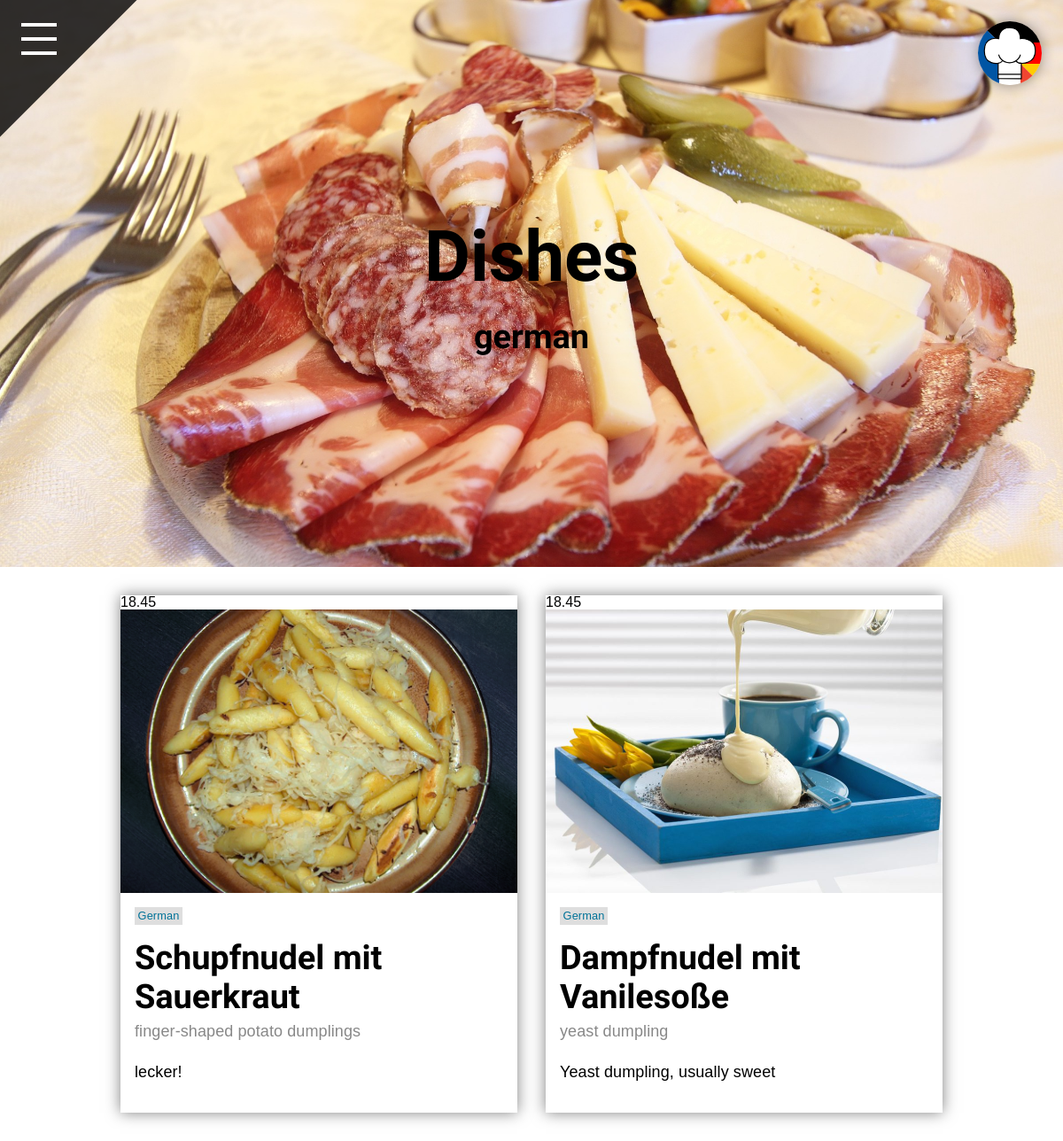
Page /dish_overview.php?category=german on the committed database.
### tables this page shows
create table meal_category(
	id_meal int unsigned not null,
	id_category int unsigned auto_increment not null,
	constraint id_meal_ foreign key (id_meal) references Meal(id),
	constraint id_category_ foreign key (id_category) references category(id),
	PRIMARY KEY (id_meal, id_category)
);

CREATE TABLE Meal (
	id INT(6) UNSIGNED AUTO_INCREMENT PRIMARY KEY,
	name VARCHAR(30) NOT NULL,
	trans varchar(30) not null,
	description VARCHAR(30) NOT NULL,
	image VARCHAR(50),
	price double not null
	
);

create table category(
	id int(6) UNSIGNED AUTO_INCREMENT primary key,
	name varchar(30) not null unique
);

### src/dish_overview.php (the view, shortened to what this page needs)
<?php
  include('./includes/database.php');
  include('./includes/header.php');
$category = $_GET['category'];
echo '
    <main class="menu-site">
	<section class="hero" style="background-image:url(./images/region/charcuterie.jpg)">
  <h1>Dishes</h1>
  <h2>' . $category . '</h2>
</section>
<div class="menu-container">';
  $sql = 'SELECT * FROM meal m INNER JOIN meal_category mc on m.id = mc.id_meal INNER JOIN category c on mc.id_category = c.id WHERE c.name = "' . $category . '"';
  if($meals = $db->query($sql)) {
    foreach ($meals as $meal) {
      $sql = 'SELECT name FROM category c INNER JOIN meal_category mc ON c.id = mc.id_category WHERE mc.id_meal = ' . $meal["id_meal"];
        echo '
        <section class="menu-item">
          <div class="price">' . $meal['price'] . '</div>
          <a class="top-image" style="background-image:url(' . $meal['image'] . ')"></a>
          <div class="categories">
            <ul>';
            if($categories = $db->query($sql)) {
              foreach ($categories as $cat) {
                echo '<li><a href="./dish_overview.php?category=' . $cat['name'] . '">' . $cat['name'] . '</a></li>';
              }
            }
        echo'
            </ul>
          </div>
          <h2 class="title">'. $meal[1] . '</h2>
          <p class="translation">'. $meal['trans'] . '</p>
          <p class="description">'. $meal['description'] . '</p>
        </section>
        ';
      }
    } else {
       echo '<section><h3>Nothing Found</h3></section>';
  }
  ?>
	</div>
    </main>
<?php
    include('./includes/footer.php');
    ?>

### src/includes/header.php (shortened to what this page needs)
<!DOCTYPE html>
<html lang="en">
<head>
    <link rel="stylesheet" href="<?php echo '//' . $_SERVER['HTTP_HOST'] . '/css/main.css';?>">
</head>
<body>
  <header <?php if(HOME_SITE){echo 'class="home"';}?> id="js_header">
    <div class="menu" id="menu">
      <div class="background"></div>
      <div class="nav-button" id="button">
        <div class="ham"></div>
      </div>
    </div>
    <div class="logo">
    </div>
  </header>

### src/includes/footer.php (shortened to what this page needs)
</body>
</html>

### src/css/3_basics/body.css (style rules this page uses)
body { -webkit-text-size-adjust: 100%; color: #000000; font-family: 'Linotype-Univers', sans-serif; font-size: 16px; -webkit-font-smoothing: antialiased; font-weight: 400; line-height: 1; background-color: #ffffff; }
* { box-sizing: border-box; }
body, html { height: auto; min-height: 100%; }
:root { font-size: 100%; }

### src/css/3_basics/links.css (style rules this page uses)
a { color: #007298; text-decoration: none; outline: 0; cursor: pointer; }

### src/css/3_basics/lists.css (style rules this page uses)
ul, ol { font-size: 1rem; font-size: 1.125rem; line-height: 1.5rem; letter-spacing: 0.00625rem; padding-left: 1.25rem; }
ul li, ol li { line-height: 1.6; }

### src/css/3_basics/selection.css (style rules this page uses)
body { -webkit-tap-highlight-color: rgba(0, 0, 0, 0.6); }

### src/css/3_basics/typography.css (style rules this page uses)
h1, h2, h3, h4, h5, h6, .substitle1, .substitle2, .body1, .body2, .button, .caption, .overline { padding: 0.2em 0; margin: 0; line-height: 1; font-family: 'Noto Serif'; }
h1 { font-size: 2.75rem; line-height: 3.375rem; font-weight: 600; font-family: 'Staatliches'; letter-spacing: -0.01875rem; }
h2 { font-size: 2.375rem; line-height: 2.75rem; font-weight: 600; font-family: 'Staatliches'; letter-spacing: -0.00625rem; }
p { font-size: 1rem; font-weight: 400; font-size: 1.125rem; line-height: 1.5rem; letter-spacing: 0.00625rem; line-height: 1.9; margin: 0 0 0.5rem; }

### src/css/4_elements/header.css (style rules this page uses)
header .logo { position: fixed; height: 4.5rem; width: 4.5rem; right: 1.5rem; top: 1.5rem; overflow: hidden; border-radius: 50%; box-shadow: 0 0 1rem rgba(0, 0, 0, 0.4); cursor: pointer; z-index: 2000; }
header .logo svg { height: 100%; width: 100%; }

### src/css/4_elements/navigation.css (style rules this page uses)
.menu { position: fixed; width: 4rem; height: 4rem; padding: 1rem; color: #ffffff; -webkit-transition: all 0.3s ease-in-out; transition: all 0.3s ease-in-out; z-index: 1000; }
.menu .background { position: absolute; top: -100vmax; left: -50vmax; z-index: 1000; width: 200%; height: 300vmax; background: rgba(0, 0, 0, 0.8); -webkit-transform: rotate(45deg); transform: rotate(45deg); }
.nav-button { position: absolute; top: 1.25rem; left: 1.25rem; -webkit-box-align: center; -ms-flex-align: center; align-items: center; -webkit-box-pack: center; -ms-flex-pack: center; justify-content: center; z-index: 1020; display: -webkit-box; display: -ms-flexbox; display: flex; width: 3rem; height: 3rem; background: transparent; cursor: pointer; }
.ham { position: relative; width: 2.5rem; height: 0.25rem; background: #ffffff; -webkit-transition: all 0.3s ease-in-out; transition: all 0.3s ease-in-out; }
.ham::before, .ham::after { position: absolute; left: 0; width: 2.5rem; height: 0.25rem; content: ""; background: #ffffff; -webkit-transform-origin: center center; transform-origin: center center; -webkit-transition: all 0.3s ease-in-out; transition: all 0.3s ease-in-out; }
.ham::before { top: -1rem; }
.ham::after { top: 1rem; }

### src/css/5_sections/hero.css (style rules this page uses)
section.hero { background: green; height: 40rem; width: 100%; background-size: cover; background-position: center center; flex-direction: column; display: flex; justify-content: center; align-items: center; }
.hero h1 { font-size: 5rem; line-height: 1.1; text-align: center; padding: 1rem; }

### src/css/6_sites/dish-overview.css (style rules this page uses)
.menu-container { margin: 0 auto; max-width: 60rem; width: 100%; display: flex; flex-wrap: wrap; }
.menu-item { margin: 2rem 1rem; box-shadow: 0 0 1rem rgb(0,0,0,0.5); padding: 0 0 1rem 0; width: calc(50% - 3rem); min-width: 20rem; flex-grow: 1; }
.menu-item .top-image { height: 20rem; width: 100%; display: block; background-size: cover; background-position: center center; }
.menu-item .categories { padding: 0.725rem; }
.menu-item .categories ul { display: flex; list-style: none; padding: 0; margin: 0; flex-wrap: wrap; }
.menu-item .categories li { padding: 0.25rem; height: 1.25rem; font-size: 0.8rem; margin: 0.125; line-height: 1; margin: 0.25rem; background: #dedede; }
.menu-item .title { padding: 0 1rem; }
.menu-item .description { padding: 0.25rem 1rem; }
.menu-item .translation { padding: 0 1rem; color: #888; }

### rows in the picture
meal_category: id_meal.price "18.45", id_meal.image (picture), id_meal.name "Schupfnudel mit Sauerkraut", id_meal.trans "finger-shaped potato dumplings", id_meal.description "lecker!"
category: name "German"
meal_category: id_meal.price "18.45", id_meal.image (picture), id_meal.name "Dampfnudel mit Vanilesoße", id_meal.trans "yeast dumpling", id_meal.description "Yeast dumpling, usually sweet"

### other values in the picture
$category "german"
